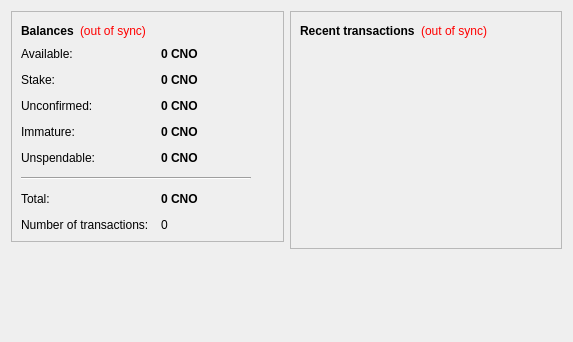
<?xml version="1.0" encoding="UTF-8"?>
<ui version="4.0">
 <class>OverviewPage</class>
 <widget class="QWidget" name="OverviewPage">
  <property name="geometry">
   <rect>
    <x>0</x>
    <y>0</y>
    <width>573</width>
    <height>342</height>
   </rect>
  </property>
  <property name="windowTitle">
   <string>Form</string>
  </property>
  <layout class="QHBoxLayout" name="horizontalLayout" stretch="1,1">
   <item>
    <layout class="QVBoxLayout" name="verticalLayout_2">
     <item>
      <widget class="QFrame" name="frame">
       <property name="frameShape">
        <enum>QFrame::StyledPanel</enum>
       </property>
       <property name="frameShadow">
        <enum>QFrame::Raised</enum>
       </property>
       <layout class="QVBoxLayout" name="verticalLayout_4">
        <item>
         <layout class="QHBoxLayout" name="horizontalLayout_4">
          <item>
           <widget class="QLabel" name="label_5">
            <property name="font">
             <font>
              <weight>75</weight>
              <bold>true</bold>
             </font>
            </property>
            <property name="text">
             <string>Balances</string>
            </property>
           </widget>
          </item>
          <item>
           <widget class="QLabel" name="labelWalletStatus">
            <property name="toolTip">
             <string>The displayed information may be out of date. Your wallet automatically synchronizes with the Coino network after a connection is established, but this process has not completed yet.</string>
            </property>
            <property name="styleSheet">
             <string notr="true">QLabel { color: red; }</string>
            </property>
            <property name="text">
             <string notr="true">(out of sync)</string>
            </property>
            <property name="alignment">
             <set>Qt::AlignLeading|Qt::AlignLeft|Qt::AlignVCenter</set>
            </property>
           </widget>
          </item>
          <item>
           <spacer name="horizontalSpacer_2">
            <property name="orientation">
             <enum>Qt::Horizontal</enum>
            </property>
            <property name="sizeHint" stdset="0">
             <size>
              <width>40</width>
              <height>20</height>
             </size>
            </property>
           </spacer>
          </item>
         </layout>
        </item>
        <item>
         <layout class="QFormLayout" name="formLayout_2">
          <property name="fieldGrowthPolicy">
           <enum>QFormLayout::AllNonFixedFieldsGrow</enum>
          </property>
          <property name="horizontalSpacing">
           <number>12</number>
          </property>
          <property name="verticalSpacing">
           <number>12</number>
          </property>
          <item row="0" column="0">
           <widget class="QLabel" name="labelAvailableText">
            <property name="toolTip">
             <string>Your current available balance</string>
            </property>
            <property name="text">
             <string>Available:</string>
            </property>
           </widget>
          </item>
          <item row="0" column="1">
           <widget class="QLabel" name="labelAvailable">
            <property name="font">
             <font>
              <weight>75</weight>
              <bold>true</bold>
             </font>
            </property>
            <property name="cursor">
             <cursorShape>IBeamCursor</cursorShape>
            </property>
            <property name="toolTip">
             <string>Your current available balance</string>
            </property>
            <property name="text">
             <string notr="true">0 CNO</string>
            </property>
            <property name="alignment">
             <set>Qt::AlignLeading|Qt::AlignLeft|Qt::AlignVCenter</set>
            </property>
            <property name="textInteractionFlags">
             <set>Qt::LinksAccessibleByMouse|Qt::TextSelectableByKeyboard|Qt::TextSelectableByMouse</set>
            </property>
           </widget>
          </item>
          <item row="1" column="0">
           <widget class="QLabel" name="label_6">
            <property name="toolTip">
             <string>Total of coins that was staked, and do not yet count toward the current balance</string>
            </property>
            <property name="text">
             <string>Stake:</string>
            </property>
           </widget>
          </item>
          <item row="1" column="1">
           <widget class="QLabel" name="labelStake">
            <property name="font">
             <font>
              <weight>75</weight>
              <bold>true</bold>
             </font>
            </property>
            <property name="cursor">
             <cursorShape>IBeamCursor</cursorShape>
            </property>
            <property name="toolTip">
             <string>Total of coins that was staked, and do not yet count toward the current balance</string>
            </property>
            <property name="text">
             <string notr="true">0 CNO</string>
            </property>
            <property name="alignment">
             <set>Qt::AlignLeading|Qt::AlignLeft|Qt::AlignVCenter</set>
            </property>
            <property name="textInteractionFlags">
             <set>Qt::LinksAccessibleByMouse|Qt::TextSelectableByKeyboard|Qt::TextSelectableByMouse</set>
            </property>
           </widget>
          </item>
          <item row="2" column="0">
           <widget class="QLabel" name="label_3">
            <property name="toolTip">
             <string>Total of transactions that have yet to be confirmed, and do not yet count toward the current balance</string>
            </property>
            <property name="text">
             <string>Unconfirmed:</string>
            </property>
           </widget>
          </item>
          <item row="2" column="1">
           <widget class="QLabel" name="labelUnconfirmed">
            <property name="font">
             <font>
              <weight>75</weight>
              <bold>true</bold>
             </font>
            </property>
            <property name="cursor">
             <cursorShape>IBeamCursor</cursorShape>
            </property>
            <property name="toolTip">
             <string>Total of transactions that have yet to be confirmed, and do not yet count toward the current balance</string>
            </property>
            <property name="text">
             <string notr="true">0 CNO</string>
            </property>
            <property name="alignment">
             <set>Qt::AlignLeading|Qt::AlignLeft|Qt::AlignVCenter</set>
            </property>
            <property name="textInteractionFlags">
             <set>Qt::LinksAccessibleByMouse|Qt::TextSelectableByKeyboard|Qt::TextSelectableByMouse</set>
            </property>
           </widget>
          </item>
          <item row="3" column="0">
           <widget class="QLabel" name="labelImmatureText">
            <property name="toolTip">
             <string>Mined balance that has not yet matured</string>
            </property>
            <property name="text">
             <string>Immature:</string>
            </property>
           </widget>
          </item>
          <item row="3" column="1">
           <widget class="QLabel" name="labelImmature">
            <property name="font">
             <font>
              <weight>75</weight>
              <bold>true</bold>
             </font>
            </property>
            <property name="toolTip">
             <string>Mined balance that has not yet matured</string>
            </property>
            <property name="text">
             <string notr="true">0 CNO</string>
            </property>
            <property name="alignment">
             <set>Qt::AlignLeading|Qt::AlignLeft|Qt::AlignVCenter</set>
            </property>
            <property name="textInteractionFlags">
             <set>Qt::LinksAccessibleByMouse|Qt::TextSelectableByKeyboard|Qt::TextSelectableByMouse</set>
            </property>
           </widget>
          </item>
          <item row="4" column="0">
           <widget class="QLabel" name="labelBalanceWatchOnlyText">
            <property name="toolTip">
             <string>Your unspendable balance</string>
            </property>
            <property name="text">
             <string>Unspendable:</string>
            </property>
           </widget>
          </item>
          <item row="4" column="1">
           <widget class="QLabel" name="labelBalanceWatchOnly">
            <property name="font">
             <font>
              <weight>75</weight>
              <bold>true</bold>
             </font>
            </property>
            <property name="cursor">
             <cursorShape>IBeamCursor</cursorShape>
            </property>
            <property name="toolTip">
             <string>Your unspendable balance</string>
            </property>
            <property name="text">
             <string notr="true">0 CNO</string>
            </property>
            <property name="alignment">
             <set>Qt::AlignLeading|Qt::AlignLeft|Qt::AlignVCenter</set>
            </property>
            <property name="textInteractionFlags">
             <set>Qt::LinksAccessibleByMouse|Qt::TextSelectableByKeyboard|Qt::TextSelectableByMouse</set>
            </property>
           </widget>
          </item>
          <item row="5" column="0" colspan="2">
           <widget class="Line" name="line">
            <property name="maximumSize">
             <size>
              <width>230</width>
              <height>16777215</height>
             </size>
            </property>
            <property name="orientation">
             <enum>Qt::Horizontal</enum>
            </property>
           </widget>
          </item>
          <item row="6" column="0">
           <widget class="QLabel" name="labelTotalText">
            <property name="toolTip">
             <string>Your current total balance</string>
            </property>
            <property name="text">
             <string>Total:</string>
            </property>
           </widget>
          </item>
          <item row="6" column="1">
           <widget class="QLabel" name="labelTotal">
            <property name="font">
             <font>
              <weight>75</weight>
              <bold>true</bold>
             </font>
            </property>
            <property name="toolTip">
             <string>Your current total balance</string>
            </property>
            <property name="text">
             <string notr="true">0 CNO</string>
            </property>
            <property name="alignment">
             <set>Qt::AlignLeading|Qt::AlignLeft|Qt::AlignVCenter</set>
            </property>
            <property name="textInteractionFlags">
             <set>Qt::LinksAccessibleByMouse|Qt::TextSelectableByKeyboard|Qt::TextSelectableByMouse</set>
            </property>
           </widget>
          </item>
          <item row="7" column="0">
           <widget class="QLabel" name="label_2">
            <property name="toolTip">
             <string>Total number of transactions in wallet</string>
            </property>
            <property name="text">
             <string>Number of transactions:</string>
            </property>
           </widget>
          </item>
          <item row="7" column="1">
           <widget class="QLabel" name="labelNumTransactions">
            <property name="toolTip">
             <string>Total number of transactions in wallet</string>
            </property>
            <property name="text">
             <string notr="true">0</string>
            </property>
           </widget>
          </item>
         </layout>
        </item>
       </layout>
      </widget>
     </item>
     <item>
      <spacer name="verticalSpacer">
       <property name="orientation">
        <enum>Qt::Vertical</enum>
       </property>
       <property name="sizeHint" stdset="0">
        <size>
         <width>20</width>
         <height>40</height>
        </size>
       </property>
      </spacer>
     </item>
    </layout>
   </item>
   <item>
    <layout class="QVBoxLayout" name="verticalLayout_3">
     <item>
      <widget class="QFrame" name="frame_2">
       <property name="frameShape">
        <enum>QFrame::StyledPanel</enum>
       </property>
       <property name="frameShadow">
        <enum>QFrame::Raised</enum>
       </property>
       <layout class="QVBoxLayout" name="verticalLayout">
        <item>
         <layout class="QHBoxLayout" name="horizontalLayout_2">
          <item>
           <widget class="QLabel" name="label_4">
            <property name="text">
             <string>&lt;b&gt;Recent transactions&lt;/b&gt;</string>
            </property>
           </widget>
          </item>
          <item>
           <widget class="QLabel" name="labelTransactionsStatus">
            <property name="toolTip">
             <string>The displayed information may be out of date. Your wallet automatically synchronizes with the Coino network after a connection is established, but this process has not completed yet.</string>
            </property>
            <property name="styleSheet">
             <string notr="true">QLabel { color: red; }</string>
            </property>
            <property name="text">
             <string notr="true">(out of sync)</string>
            </property>
            <property name="alignment">
             <set>Qt::AlignRight|Qt::AlignTrailing|Qt::AlignVCenter</set>
            </property>
           </widget>
          </item>
          <item>
           <spacer name="horizontalSpacer">
            <property name="orientation">
             <enum>Qt::Horizontal</enum>
            </property>
            <property name="sizeHint" stdset="0">
             <size>
              <width>40</width>
              <height>20</height>
             </size>
            </property>
           </spacer>
          </item>
         </layout>
        </item>
        <item>
         <widget class="QListView" name="listTransactions">
          <property name="styleSheet">
           <string notr="true">QListView { background: transparent; }</string>
          </property>
          <property name="frameShape">
           <enum>QFrame::NoFrame</enum>
          </property>
          <property name="verticalScrollBarPolicy">
           <enum>Qt::ScrollBarAlwaysOff</enum>
          </property>
          <property name="horizontalScrollBarPolicy">
           <enum>Qt::ScrollBarAlwaysOff</enum>
          </property>
          <property name="selectionMode">
           <enum>QAbstractItemView::NoSelection</enum>
          </property>
         </widget>
        </item>
       </layout>
      </widget>
     </item>
     <item>
      <spacer name="verticalSpacer_2">
       <property name="orientation">
        <enum>Qt::Vertical</enum>
       </property>
       <property name="sizeHint" stdset="0">
        <size>
         <width>20</width>
         <height>40</height>
        </size>
       </property>
      </spacer>
     </item>
    </layout>
   </item>
  </layout>
 </widget>
 <resources/>
 <connections/>
</ui>
